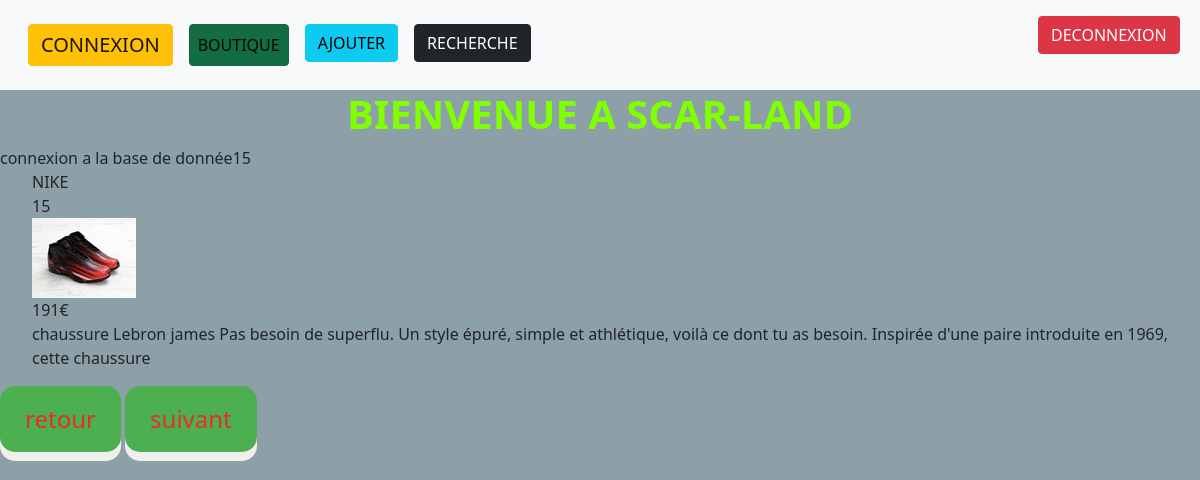
The page /detail_produit.php?id=15 on the database its author committed.
### tables this page shows
CREATE TABLE IF NOT EXISTS `id_produit` (
  `id_produit` int(11) NOT NULL AUTO_INCREMENT,
  `nom_produit` varchar(255) NOT NULL,
  `description_produit` text NOT NULL,
  `image_produit` varchar(255) NOT NULL,
  `prix_produit` decimal(10,0) NOT NULL,
  PRIMARY KEY (`id_produit`)
);

### detail_produit.php (the view, shortened to what this page needs)
<?php
include('navbar.php');
?>
<h1 class="fadeInDown text-center" style="color: chartreuse;"><b>BIENVENUE A SCAR-LAND</b></h1>
<?php
try{
    $db=new PDO("mysql:host=localhost;dbname=ecommerce;charset=utf8;","root","");
    $db->setAttribute( PDO::ATTR_ERRMODE, PDO::ERRMODE_EXCEPTION );
    echo "connexion a la base de donnée";
}catch(PDOException $e){
    echo "Erreur de connexion a PDO";
}
$sql="SELECT* FROM id_produit WHERE id_produit=?";
$req=$db->prepare($sql);
$id=$_GET['id'];
echo $id;
$req->bindParam(1,$id);
$req->execute();
$resultat=$req->fetch();
if($resultat){
?>
<ul class="liste-detail">
    <li class="liste-detail"><?php echo $resultat['nom_produit']?></li>
    <li><?php echo $resultat['id_produit']?></li>
    <li><img src="<?php echo $resultat['image_produit']?>" alt="<?php $resultat['nom_produit']  ?>"
            title="<?php $resultat['nom_produit']  ?>" /></li>
    <li><?php echo $resultat['prix_produit']?>€</li>
    <li><?php echo $resultat['description_produit']?></li>
</ul>
<a href="index.php" class="btn btn-success button">retour</a>
<?php
}else{
    echo "id inconnu";
}
?>
<a href="paye.php" class="btn btn-success button">suivant</a>

### style.css (style rules this page uses)
h1 { color: chartreuse; text-shadow: white; }
.liste-detail { list-style-type: none; }
body { background-color:#8599a1ee; }
.fadeInDown { -webkit-animation-name: fadeInDown; animation-name: fadeInDown; -webkit-animation-duration: 3s; animation-duration: 2s; -webkit-animation-fill-mode: both; animation-fill-mode: both; }
.button { display: inline-block; padding: 15px 25px; font-size: 24px; cursor: pointer; text-align: center; text-decoration: none; outline: none; color: rgb(235, 43, 43); background-color: #4CAF50; border: none; border-radius: 15px; box-shadow: 0 9px rgb(241, 238, 238); }

### rows shown on the page
id_produit: nom_produit "NIKE", id_produit "15", image_produit (picture), prix_produit "191", description_produit "chaussure Lebron james Pas besoin de superflu. Un style épuré, simple et athlétique, voilà ce dont tu as besoin. Inspirée d'une paire introduite en 1969, cette chaussure"

### other values the page prints
$id "15"
